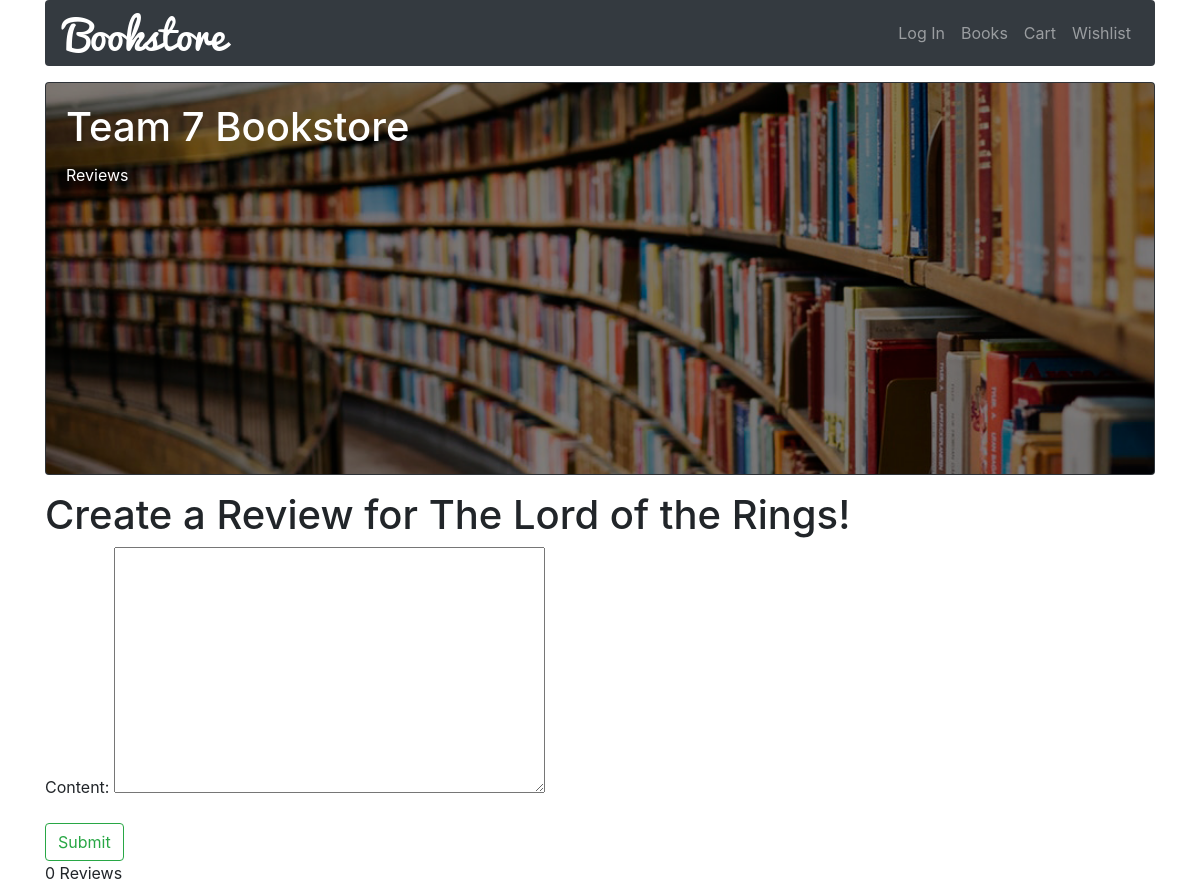
The app's page /reviews/1/The Lord of the Rings, older data.
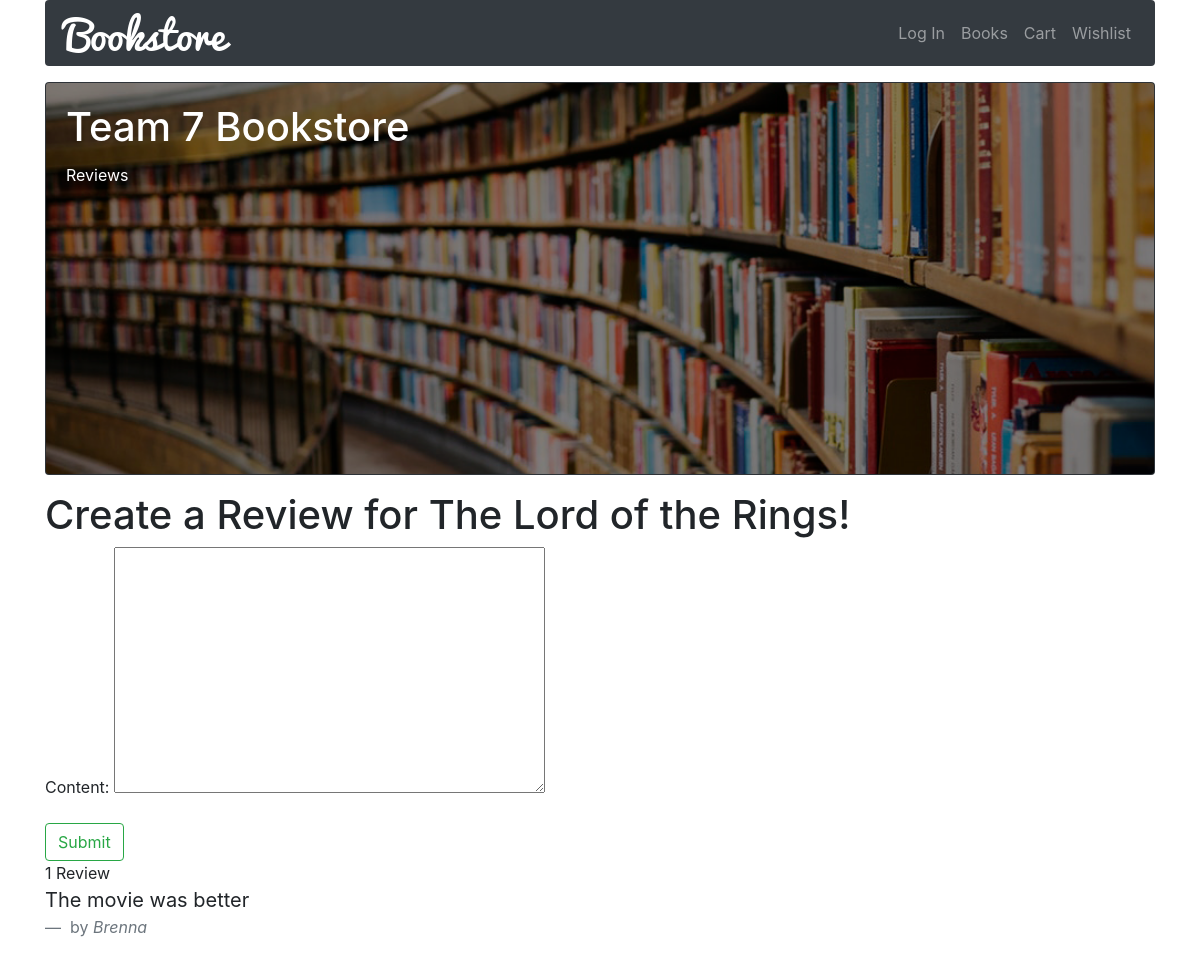
The same page, newer data.
### bookstore/models.py (models this page shows, shortened)
class Book(models.Model):
	title = models.CharField(max_length=100)
	author = models.ForeignKey(Author, on_delete=models.CASCADE)
	datePublished = models.DateField()
	bookDescription = models.TextField(null=True)
	genre = models.ForeignKey(Genre, on_delete=models.SET('Default'))
	publisher = models.ForeignKey(Publisher, on_delete=models.SET('Default'))
	price = models.DecimalField(max_digits=5, decimal_places=2)

### reviews/models.py (models this page shows, shortened)
class Review(models.Model):
	content = models.TextField()
	date_posted = models.DateTimeField(auto_now_add=True)
	author = models.ForeignKey(User, on_delete=models.CASCADE)
	book = models.ForeignKey(Book, on_delete=models.CASCADE)

### reviews/views.py (the view)
# urls.py: path(r'reviews/<id>/<title>', views.reviews, name='reviews'),
def reviews(request, id, title):
	book = get_object_or_404(Book, id=id, title=title)
	reviews = Review.objects.filter(book=book).order_by('-id')
	if request.method == 'POST':
		review_form = ReviewForm(request.POST or None)
		if review_form.is_valid():
			content = request.POST.get('content')
			review = Review.objects.create(book=book, author=request.user, content=content)
			review.save()
			return HttpResponseRedirect(request.path_info)
	else:
			review_form= ReviewForm()
	context = {
    	'title': 'Reviews',
    	'reviews': reviews,
    	'review_form': review_form,
    	'book_title': book.title
    }
	return render(request, 'reviews/reviews.html', context)

### reviews/forms.py
class ReviewForm(forms.ModelForm):
	class Meta:
		model = Review
		fields = ('content',)

### reviews/templates/reviews/reviews.html (shortened to what this page needs)
{% extends 'base.html' %}
{% block content %}
	<h1>Create a Review for {{ book_title }}!</h1>
	<form method="post">
		{{ review_form.as_p}}
		<input type="submit" value="Submit" class="btn btn-outline-success">
	</form>
	<div class="main-content-section">
		{{ reviews.count }} Review{{ reviews|pluralize }}
		{% for review in reviews %}
			<blockquote class="blockquote">
				<p class="mb-0">{{ review.content }}</p>
				<footer class="blockquote-footer"> by <cite title="Source Title">{{ review.author|capfirst }}</cite></footer>
			</blockquote>
    	{% endfor %}
    </div>
{% endblock content %}

### bookstore/templates/base.html (shortened to what this page needs)
{% load static %}
<!doctype html>
<html lang="en">
    <head>
        <link rel="stylesheet" href="https://stackpath.bootstrapcdn.com/bootstrap/4.3.1/css/bootstrap.min.css">
    </head>
    <body>
        <div class="container">
            <nav class="navbar navbar-expand-lg navbar-dark bg-dark rounded">
                <a class="navbar-brand" href="{% url 'bookstore-home' %}"><img src="{% static 'images/logoSmall.png' %}"></a>
                <div class="collapse navbar-collapse" id="navbarSupportedContent">
                    <ul class="navbar-nav ml-auto">
                        <li class="nav-item">
                            <a class="nav-link" href="{% url 'signup' %}">Log In</a>
                        </li>
                        <li class="nav-item">
                            <a class="nav-link" href="{% url 'bookstore-books' %}">Books</a>
                        </li>
                        <li class="nav-item">
                            <a class="nav-link" href="{% url 'cart' %}">Cart</a>
                        </li>
			<li class="nav-item">
                            <a class="nav-link" href="{% url 'wishlist' %}">Wishlist</a>
                        </li>
                    </ul>
                </div>
            </nav>
            <div class="card bg-dark text-white mb-3 mt-3">
                <img class="card-img" src="{% static 'images/books.png' %}" alt="Card image">
                <div class="card-img-overlay">
                    <h1 class="card-title">Team 7 Bookstore</h1>
                    <p class="card-text">
                        {% if title %}
                            {{ title }}
                        {% else %}
                            GeekText
                        {% endif %}
                    </p>
                </div>
            </div>
            {% block content %}
            {% endblock content %}
        </div>
    </body>
</html>

Row changes from the older to the newer data that the page shows:
added Review: content "The movie was better", author "Brenna"
Text that changed along with them:
{{ reviews.count }}: "0" → "1"
